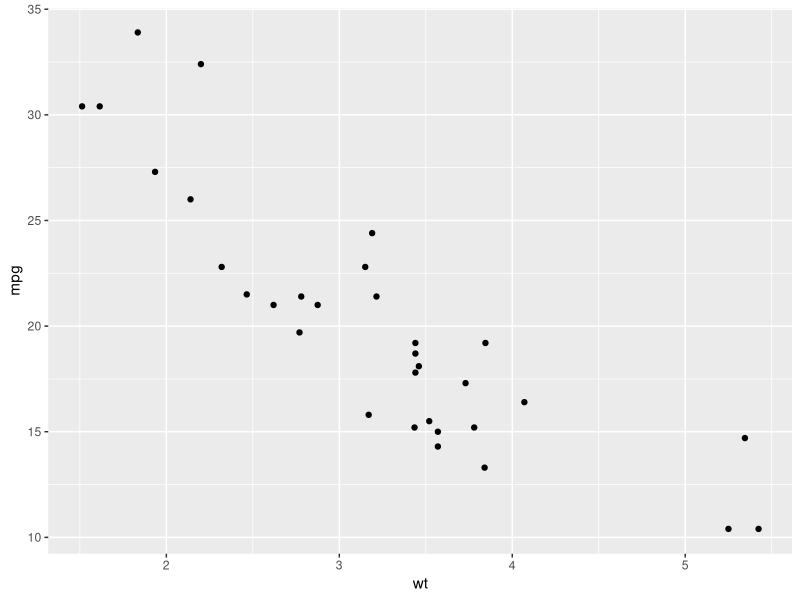
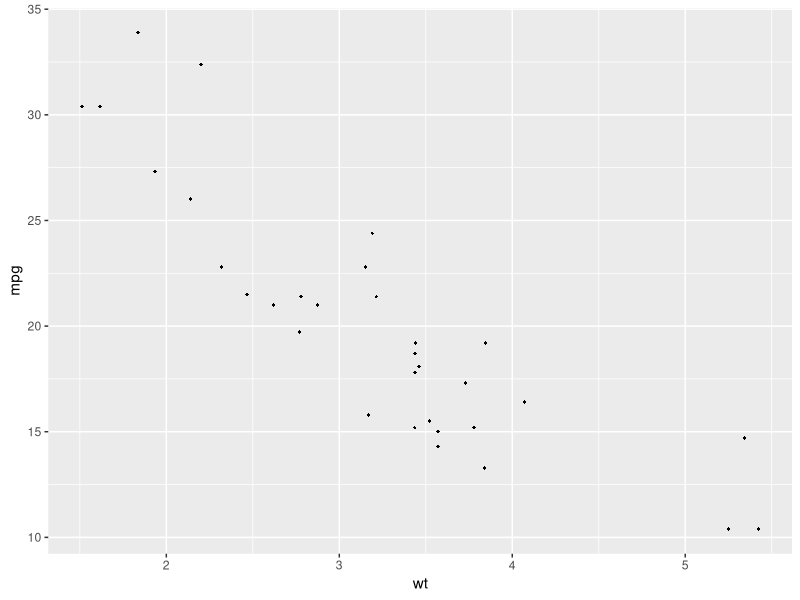
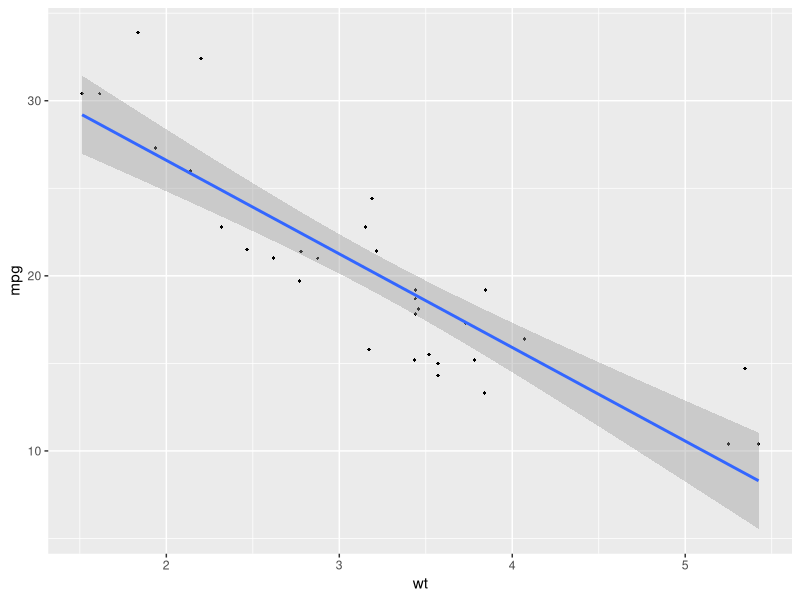
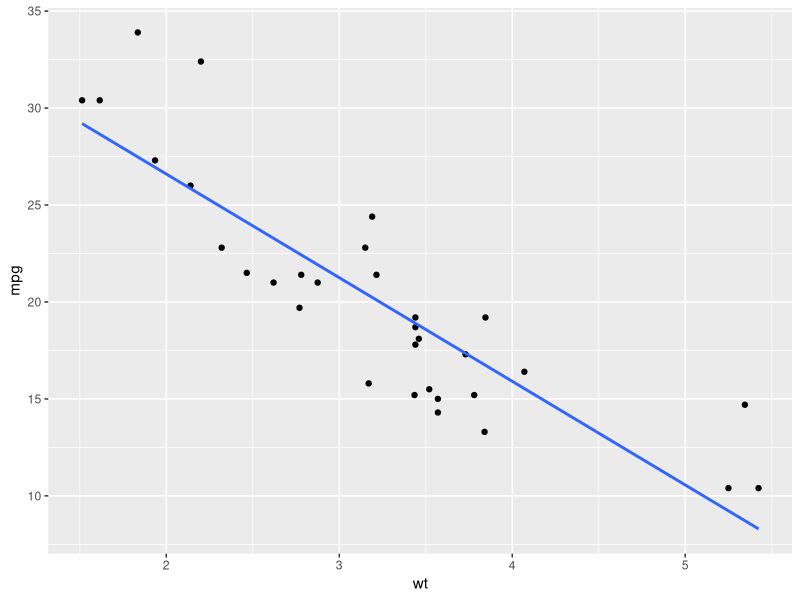
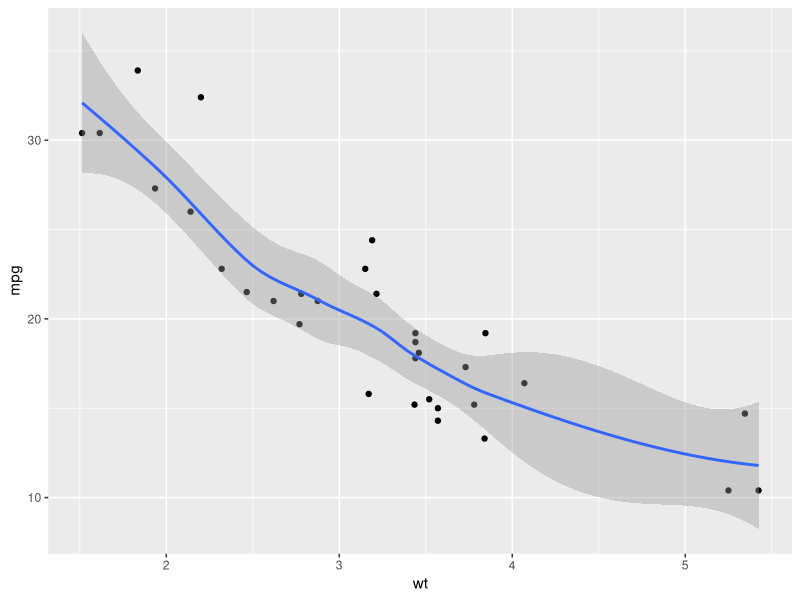
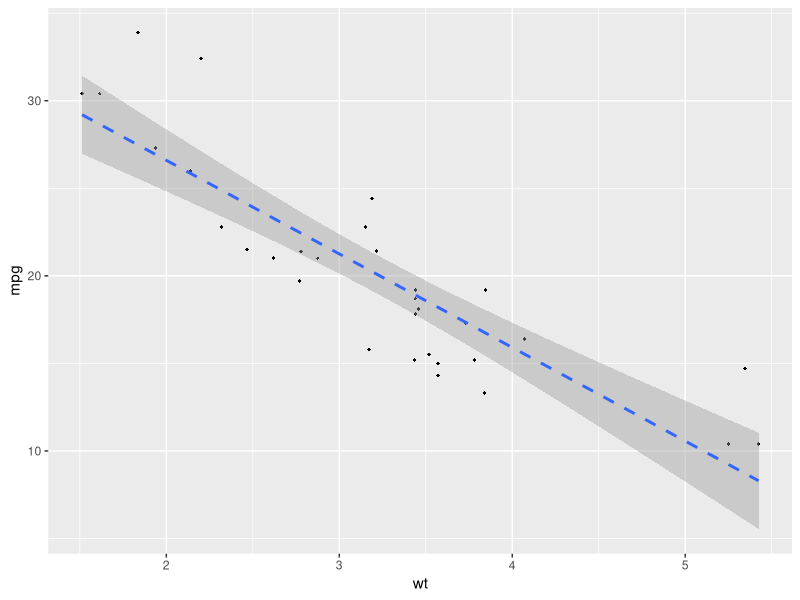
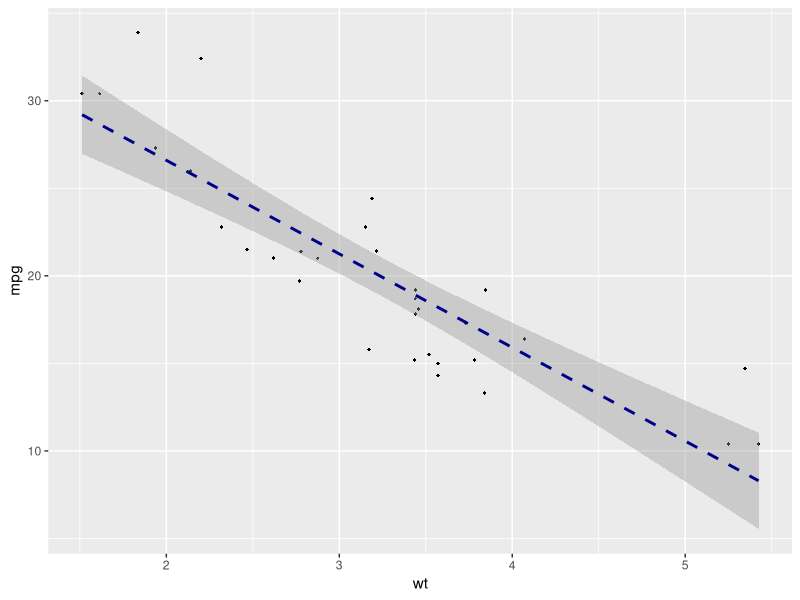
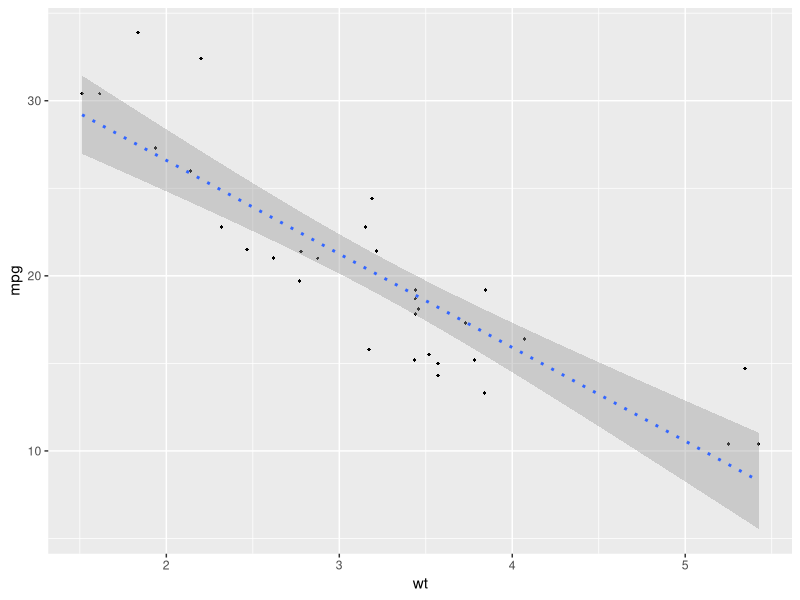

R code for these plots, in order:
# install.packages("ggplot2")

library(ggplot2)

dataset = mtcars

# Generating a basic scatter plot

ggplot(dataset, aes(x = wt, y = mpg)) +
  geom_point()

# Changing the point size and shape

ggplot(dataset, aes(x = wt, y = mpg)) +
  geom_point(size=1, shape=18)

# Adding the regression line

ggplot(dataset, aes(x = wt, y = mpg)) +
  geom_point(size=1, shape=18) +
  geom_smooth(method = lm)

# Removing the confidence interval
ggplot(dataset,aes(x =wt,y = mpg)) +
  geom_point() +
  geom_smooth(method =lm, se = FALSE)

#  Loess method

ggplot(dataset,aes(x =wt,y = mpg)) +
  geom_point() +
  geom_smooth()

# Change the line type and color

ggplot(dataset, aes(x = wt, y = mpg)) +
  geom_point(size=1, shape=18) +
  geom_smooth(method = lm, linetype = "dashed")

ggplot(dataset, aes(x = wt, y = mpg)) +
  geom_point(size=1, shape=18) +
  geom_smooth(method = lm, linetype = "dashed",
              color="darkblue" )

ggplot(dataset, aes(x = wt, y = mpg)) +
  geom_point(size=1, shape=18) +
  geom_smooth(method = lm, linetype = "dotted")

# changing the confidence interval color
ggplot(dataset, aes(x = wt, y = mpg)) +
  geom_point(size=1, shape=18) +
  geom_smooth (method = lm, linetype = "dashed", color="darkred",fill="blue")

#Scatter plots with multiple groups

# Converting the cyl column from a numeric to factor

dataset$cyl
dataset$cyl = as.factor(dataset$cyl)

#Changing the point shapes by the levels of cyl

ggplot(dataset,aes(x =wt,y = mpg,shape = cyl)) +
  geom_point()

# Changing point shapes and colors

ggplot(dataset,aes(x =wt,y = mpg,shape = cyl, color = cyl)) +
  geom_point()

ggplot(dataset, aes(x = wt, y = mpg)) +
  geom_point()

ggplot(dataset, aes(x = wt, y = mpg, shape = cyl)) +
  geom_point()

# Changing point shapes,colors and sizes

ggplot(dataset,aes(x =wt,y = mpg, size = cyl, color = cyl,shapes = cyl)) +
  geom_point()